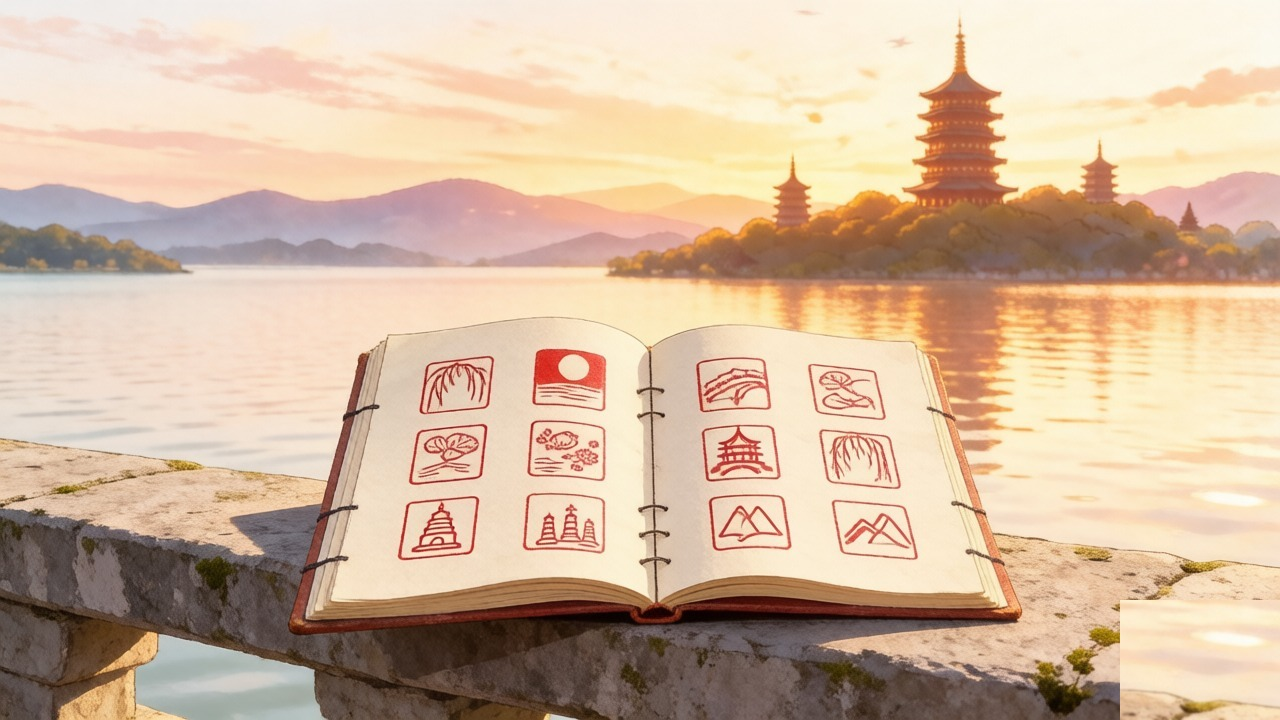
#> input picture assets/backgrounds/west_lake_stamps_complete.jpg, 1280 x 720 px, found by its file name
$ python patch_stamp_watermark.py
#> lines starting #> are read from the running program, lines starting #| are printed output that depends on the picture
from PIL import Image
import shutil, os

src = r"D:\zkgame\assets\backgrounds\west_lake_stamps_complete.jpg"
bak = src + ".bak"

# 备份原图
shutil.copy2(src, bak)

img = Image.open(src)
#> img is the input picture: PIL image 1280x720 RGB; mean R, G, B 210.5, 184.4, 159.9
w, h = img.size
#> w = 1280; h = 720
print("原图尺寸:", w, h)
#| 原图尺寸: 1280 720

# 水印在右下角，用左侧同高度纹理覆盖，保持 1280x720 不变
TW, TH = 160, 120
patch = img.crop((w - 2*TW, h - TH, w - TW, h))
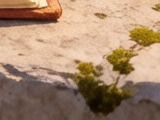
#> patch: PIL image 160x120 RGB; mean R, G, B 165.9, 135.8, 109.8
img.paste(patch, (w - TW, h - TH, w, h))

img.save(src, "JPEG", quality=92)
print("已覆盖右下角水印，保持尺寸:", img.size)
#| 已覆盖右下角水印，保持尺寸: (1280, 720)

$ run again, with assets/backgrounds/amusement_park_bg.jpg copied over assets/backgrounds/west_lake_stamps_complete.jpg
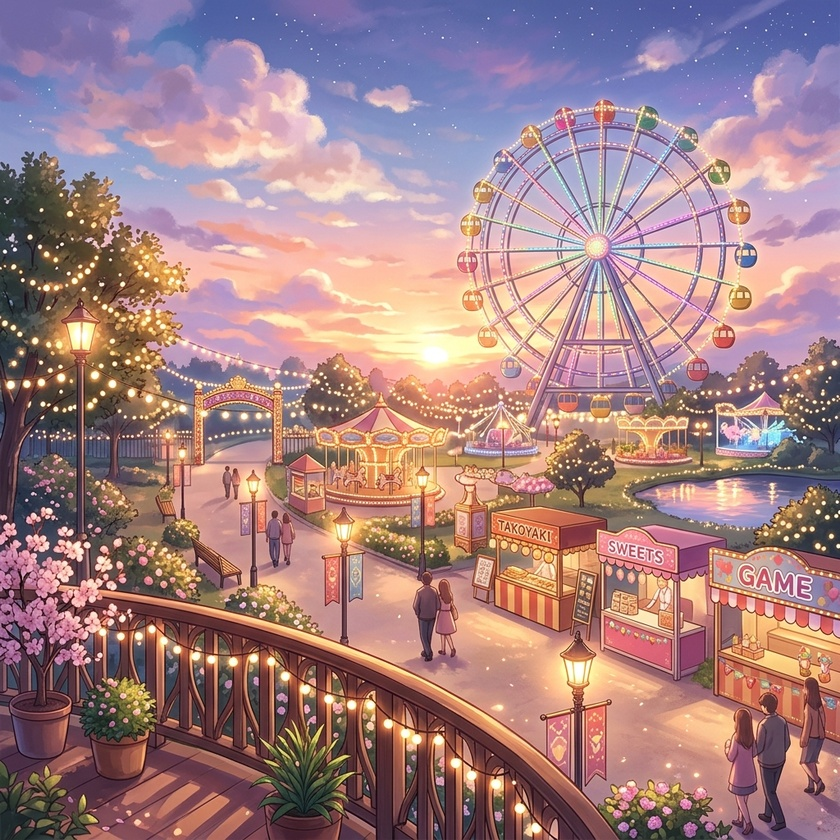
#> input picture assets/backgrounds/amusement_park_bg.jpg, 840 x 840 px, shrunk from 1024 x 1024 before the run, found by its file name
#> img is the input picture: PIL image 840x840 RGB; mean R, G, B 163.8, 129.3, 131.8
#| 原图尺寸: 840 840
#> `patch = img.crop((w - 2*TW, h - TH, w - TW, h))`:
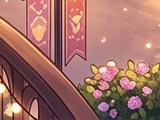
#> patch: PIL image 160x120 RGB; mean R, G, B 161.4, 111, 103
#> `img.paste(patch, (w - TW, h - TH, w, h))`:
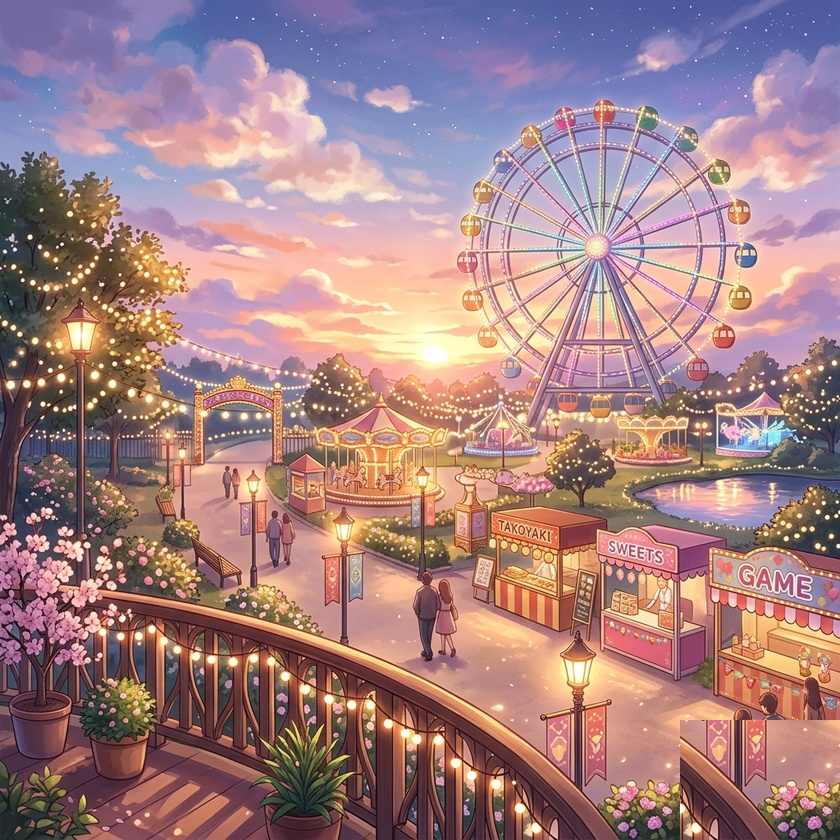
#> img: PIL image 840x840 RGB; mean R, G, B 163.9, 129.3, 131.6
#| 已覆盖右下角水印，保持尺寸: (840, 840)

$ run again, with assets/backgrounds/art_room.jpg copied over assets/backgrounds/west_lake_stamps_complete.jpg
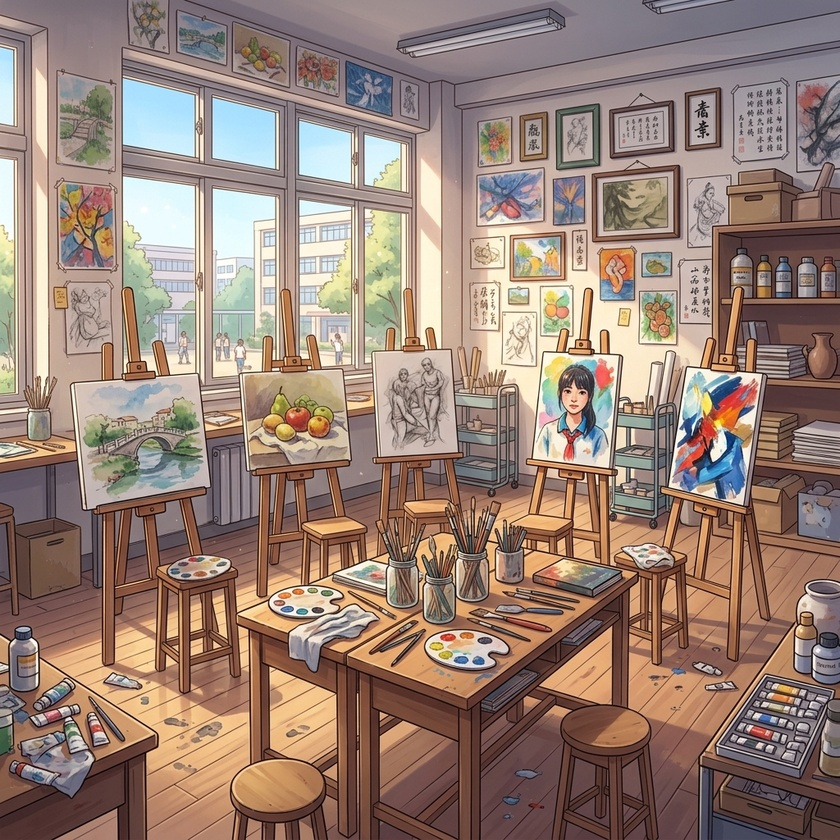
#> input picture assets/backgrounds/art_room.jpg, 840 x 840 px, shrunk from 1024 x 1024 before the run, found by its file name
#> img is the input picture: PIL image 840x840 RGB; mean R, G, B 152.4, 129.8, 117.9
#| 原图尺寸: 840 840
#> `patch = img.crop((w - 2*TW, h - TH, w - TW, h))`:
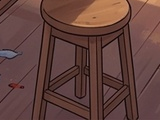
#> patch: PIL image 160x120 RGB; mean R, G, B 99.3, 66.8, 61.9
#| 已覆盖右下角水印，保持尺寸: (840, 840)
